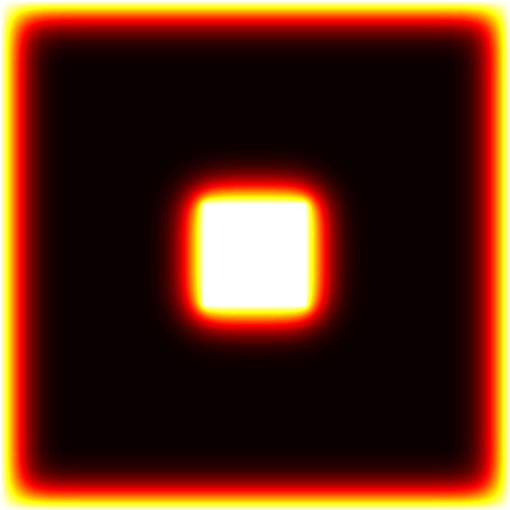

Write Python code to recreate this figure.
import matplotlib
matplotlib.use('Agg')
import matplotlib.pyplot as plt
from numpy import genfromtxt

a = genfromtxt('heatmap.txt', delimiter=' ')
plt.imsave('heatmap.png',a, cmap='hot')
